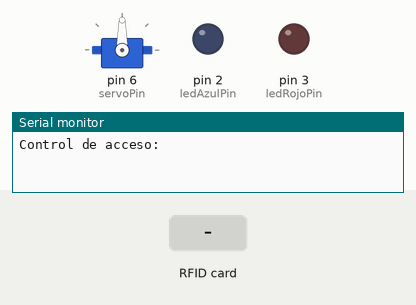
Simulated run of this sketch. Board: Arduino Uno, built with avr-gcc and run on an emulated ATmega328P. Shown: servo, output pins drawn as LEDs (lit = HIGH), the last lines printed to the serial monitor. Inputs (shaded band) come from the test bench. Pins used as bus, display or sensor lines are not drawn.

Above: at 1.2 s.
1.3 s: RFID card 9D DC E7 2B held to the reader
At 2.0 s:
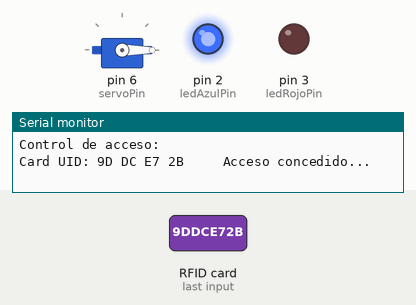
At 4.1 s:
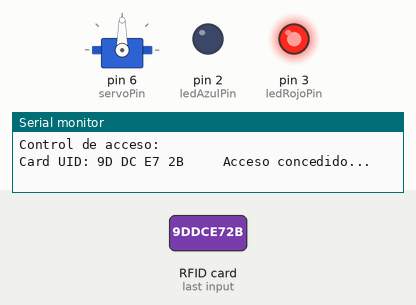
4.3 s: RFID card 5E 7A 19 C4 held to the reader
Timing chart, 0 to 7.3 s (numbered marks = the images above; inputs shaded):
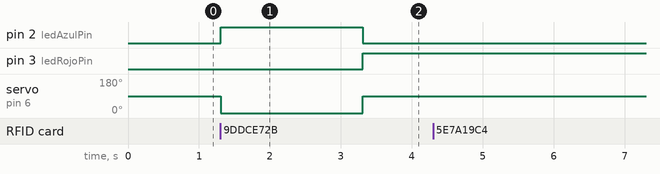

The sketch:

RFID.ino
```cpp
#include <SPI.h>
#include <MFRC522.h>
#include <Servo.h>

#define RST_PIN 9 // Pin 9 para el reset del RC522
#define SS_PIN 10 // Pin 10 para el SS (SDA) del RC522
#define ledAzulPin 2
#define ledRojoPin 3
#define servoPin 6

MFRC522 mfrc522(SS_PIN, RST_PIN); /// Creamos el objeto para el RC522
Servo servo;

void setup()
{
  Serial.begin(9600); // Iniciamos La comunicacion serial
  SPI.begin();        // Iniciamos el Bus SPI
  mfrc522.PCD_Init(); // Iniciamos el MFRC522
  Serial.println("Control de acceso:");

  servo.attach(servoPin); // activamos el servo en el pin 5
  servo.write(90);        // activamos el giro del servo para 90 grados

  pinMode(ledAzulPin, OUTPUT);
  pinMode(ledRojoPin, OUTPUT);
}

byte ActualUID[4];                             // almacenará el código del Tag leído
byte UsuarioUno[4] = {0x9D, 0xDC, 0xE7, 0x2B}; // código del usuario 1

void loop()
{
  // Revisamos si hay nuevas tarjetas  presentes
  if (mfrc522.PICC_IsNewCardPresent())
  {
    // Seleccionamos una tarjeta
    if (mfrc522.PICC_ReadCardSerial())
    {
      // Enviamos serialemente su UID
      Serial.print(F("Card UID:"));
      for (byte i = 0; i < mfrc522.uid.size; i++)
      {
        Serial.print(mfrc522.uid.uidByte[i] < 0x10 ? " 0" : " ");
        Serial.print(mfrc522.uid.uidByte[i], HEX);
        ActualUID[i] = mfrc522.uid.uidByte[i];
      }
      Serial.print("     ");
      // comparamos los UID para determinar si es uno de nuestros usuarios
      if (compareArray(ActualUID, UsuarioUno))
      {
        Serial.println("Acceso concedido...");
        hi();
      }
      else
        Serial.println("Acceso denegado...");

      // Terminamos la lectura de la tarjeta tarjeta  actual
      mfrc522.PICC_HaltA();
    }
  }
}

// Función para comparar dos vectores
boolean compareArray(byte array1[], byte array2[])
{
  if (array1[0] != array2[0])
    return (false);
  if (array1[1] != array2[1])
    return (false);
  if (array1[2] != array2[2])
    return (false);
  if (array1[3] != array2[3])
    return (false);
  return (true);
}

void hi()
{
  servo.write(0);                 // el angulo del servo se corre a 0 grados
  digitalWrite(ledAzulPin, HIGH); // prende el led verde de abierto
  digitalWrite(ledRojoPin, LOW);  // apaga el led tojo de cerrado
  delay(2000);                    // lo hace por 2 sg
  servo.write(90);                // luego se devulve 90 grados el servo
  digitalWrite(ledAzulPin, LOW);  // apaga el led verde de abierto
  digitalWrite(ledRojoPin, HIGH); // prende el led rojo de cerrado
  delay(1000);                    // hace las iteraciones en 1 sg
}
```

Measured:
- after the input at 1.3 s, pin 2 (ledAzulPin): LOW → HIGH at once, → LOW 2.0 s later; pin 3 (ledRojoPin): LOW → HIGH after 2.0 s; servo on pin 6 (servoPin): 90° → 0° at once, → 90° 2.0 s later
